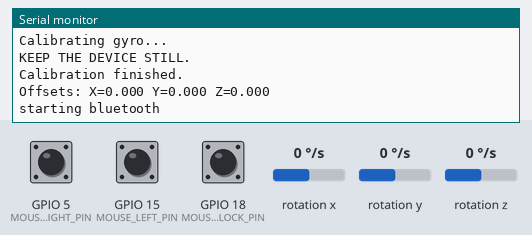
Bench run of a program on a simulated ESP32. Shown: the last lines printed to the serial monitor. Wiring (inferred from the names in the program): L3G4200D gyroscope at I2C address 0x6B. Inputs (shaded band) come from the test bench; at power-on: GPIO 5 (MOUSE_RIGHT_PIN) HIGH, GPIO 15 (MOUSE_LEFT_PIN) HIGH, GPIO 18 (MOUSE_UNLOCK_PIN) HIGH, rotation x 0 °/s, rotation y 0 °/s, rotation z 0 °/s. USB keyboard and mouse output is not drawn.

Above: at 5.0 s.
5.1 s: GPIO 5 (MOUSE_RIGHT_PIN) pulled LOW for 0.15 s
At 6.4 s:
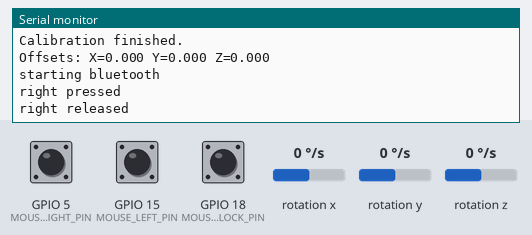
6.7 s: GPIO 15 (MOUSE_LEFT_PIN) pulled LOW for 0.15 s
At 7.8 s:
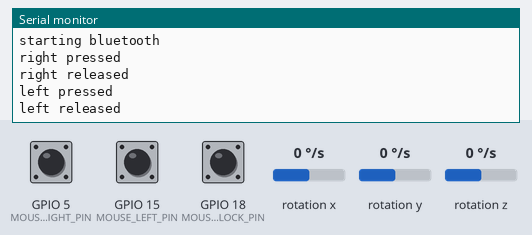

Measured:
- after the input at 5.1 s, the serial monitor: prints a new line at once (image 1)
- after the input at 6.7 s, the serial monitor: prints a new line at once (image 2)

The program:

main.cpp
```cpp
#include <Arduino.h>
#include <Wire.h>
#include <BleMouse.h>

// stuff that should be tweaked the most commonly
#define MOUSE_FREQUENCY 200 // in hertz
#define SENSITIVITY 0.08f;
#define MOUSE_LEFT_PIN 15
#define MOUSE_RIGHT_PIN 5
#define MOUSE_UNLOCK_PIN 18

constexpr int SDA_PIN = 21;
constexpr int SCL_PIN = 22;


constexpr uint8_t GYRO_ADDR = 0x6B;

// L3GD20H registers
constexpr uint8_t WHO_AM_I   = 0x0F;
constexpr uint8_t CTRL1      = 0x20;
constexpr uint8_t CTRL4      = 0x23;

constexpr uint8_t OUT_X_L    = 0x28;
constexpr uint8_t OUT_Y_L    = 0x2A;
constexpr uint8_t OUT_Z_L    = 0x2C;


BleMouse bleMouse("airmouse","oolio151",100);


float offsetX = 0.0f;
float offsetY = 0.0f;
float offsetZ = 0.0f;


// filters out smaller movements
constexpr float DEADZONE = 1.5f;

// used to retain fractional mouse movement
float accumulatedX = 0.0f;
float accumulatedY = 0.0f;

void writeRegister(uint8_t reg, uint8_t value)
{
    Wire.beginTransmission(GYRO_ADDR);
    Wire.write(reg);
    Wire.write(value);
    Wire.endTransmission();
}


uint8_t readRegister(uint8_t reg)
{
    Wire.beginTransmission(GYRO_ADDR);
    Wire.write(reg);
    Wire.endTransmission(false);
    Wire.requestFrom(GYRO_ADDR, (uint8_t)1);

    if (Wire.available())
        return Wire.read();

    return 0;
}


int16_t readAxis(uint8_t lowRegister)
{
    Wire.beginTransmission(GYRO_ADDR);
    Wire.write(lowRegister | 0x80);
    Wire.endTransmission(false);
    Wire.requestFrom(GYRO_ADDR, (uint8_t)2);

    if (Wire.available() < 2)
        return 0;

    uint8_t low  = Wire.read();
    uint8_t high = Wire.read();

    return static_cast<int16_t>(
        (static_cast<uint16_t>(high) << 8) | low
    );
}


void readGyro(float &gx, float &gy, float &gz)
{
    int16_t rawX = readAxis(OUT_X_L);
    int16_t rawY = readAxis(OUT_Y_L);
    int16_t rawZ = readAxis(OUT_Z_L);

    constexpr float SCALE = 0.00875f;

    gx = rawX * SCALE;
    gy = rawY * SCALE;
    gz = rawZ * SCALE;
}

void calibrateGyro()
{
    constexpr int SAMPLE_COUNT = 500;

    float sumX = 0;
    float sumY = 0;
    float sumZ = 0;

    Serial.println();
    Serial.println("Calibrating gyro...");
    Serial.println("KEEP THE DEVICE STILL.");

    delay(1000);

    for (int i = 0; i < SAMPLE_COUNT; i++)
    {
        float gx;
        float gy;
        float gz;

        readGyro(gx, gy, gz);

        sumX += gx;
        sumY += gy;
        sumZ += gz;

        delay(2);
    }

    offsetX = sumX / SAMPLE_COUNT;
    offsetY = sumY / SAMPLE_COUNT;
    offsetZ = sumZ / SAMPLE_COUNT;

    Serial.println("Calibration finished.");

    Serial.printf(
        "Offsets: X=%.3f Y=%.3f Z=%.3f\n",
        offsetX,
        offsetY,
        offsetZ
    );
}


void setup()
{
    Serial.begin(115200);

    pinMode(MOUSE_LEFT_PIN, INPUT_PULLUP);
    pinMode(MOUSE_RIGHT_PIN, INPUT_PULLUP);
    pinMode(MOUSE_UNLOCK_PIN, INPUT_PULLUP);

    delay(1000);

    Serial.println();
    Serial.println("starting mouse...");

    Wire.begin(SDA_PIN, SCL_PIN);

    uint8_t whoAmI = readRegister(WHO_AM_I);

    Serial.printf(
        "L3GD20H WHO_AM_I = 0x%02X\n",
        whoAmI
    );

    writeRegister(CTRL1, 0x0F);
    writeRegister(CTRL4, 0x00);

    delay(100);

    calibrateGyro();

    // start the bluetooth stuff
    Serial.println("starting bluetooth");

    bleMouse.begin();
}


bool previousLeftPressed = false;
bool previousRightPressed = false;

void loop()
{
    if (digitalRead(MOUSE_UNLOCK_PIN) == LOW)
    {
        float gx;
        float gy;
        float gz;

        readGyro(gx, gy, gz);

        gx -= offsetX;
        gy -= offsetY;
        gz -= offsetZ;

        if (fabs(gx) < DEADZONE)
            gx = 0;

        if (fabs(gy) < DEADZONE)
            gy = 0;

        if (fabs(gz) < DEADZONE)
            gz = 0;

        float mouseX = -gx * SENSITIVITY;
        float mouseY =  gy * SENSITIVITY;

        accumulatedX += mouseX;
        accumulatedY += mouseY;

        int dx = static_cast<int>(accumulatedX);
        int dy = static_cast<int>(accumulatedY);

        accumulatedX -= dx;
        accumulatedY -= dy;

        if (bleMouse.isConnected() && (dx != 0 || dy != 0))
        {
            bleMouse.move(dx, dy);
        }
    }

    bool leftPressed  = digitalRead(MOUSE_LEFT_PIN) == LOW;
    bool rightPressed = digitalRead(MOUSE_RIGHT_PIN) == LOW;

    if (bleMouse.isConnected())
    {
        if (leftPressed != previousLeftPressed)
        {
            if (leftPressed)
            {
                bleMouse.press(MOUSE_LEFT);
                Serial.println("left pressed");
            }
            else
            {
                bleMouse.release(MOUSE_LEFT);
                Serial.println("left released");
            }

            previousLeftPressed = leftPressed;
        }

        if (rightPressed != previousRightPressed)
        {
            if (rightPressed)
            {
                bleMouse.press(MOUSE_RIGHT);
                Serial.println("right pressed");
            }
            else
            {
                bleMouse.release(MOUSE_RIGHT);
                Serial.println("right released");
            }

            previousRightPressed = rightPressed;
        }
    }

    delay(1000 / MOUSE_FREQUENCY);
}
```
